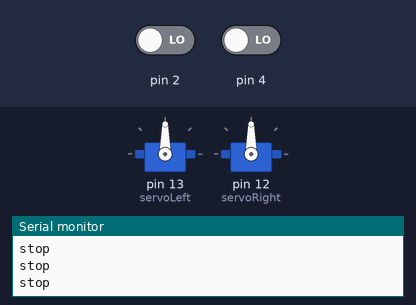
A sketch run on a simulated Arduino Uno, built with avr-gcc and run on an emulated ATmega328P. Shown: 2 × servo, the last lines printed to the serial monitor. The inputs (shaded band) are chosen by the test bench; at power-on: pin 2 LOW, pin 4 LOW.

Above: at 1.2 s.
1.3 s: pin 2 driven HIGH
At 1.8 s:
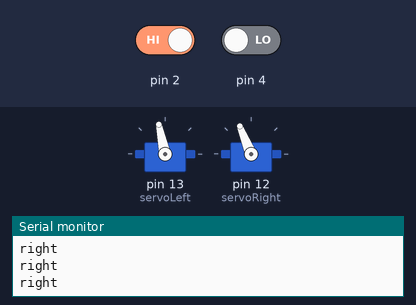
2.8 s: pin 4 driven HIGH
At 3.1 s:
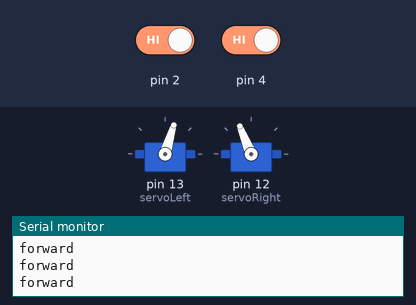
4.3 s: pin 2 driven LOW
At 5.6 s:
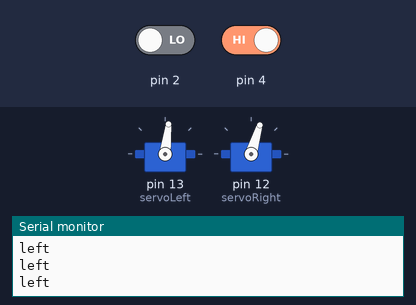
Timing chart, 0 to 7.3 s (numbered marks = the images above; inputs shaded):
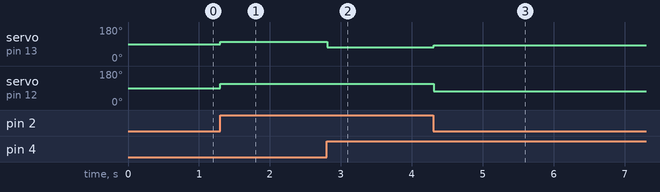

Measured:
- after the input at 1.3 s, servo on pin 13 (servoLeft): 90° → 102° at once; servo on pin 12 (servoRight): 90° → 112° at once
- after the input at 2.8 s, servo on pin 13 (servoLeft): 102° → 73° at once
- after the input at 4.3 s, servo on pin 13 (servoLeft): 73° → 83° at once; servo on pin 12 (servoRight): 112° → 73° at once

The sketch:

line_testing_wk12.ino
```cpp
#include <Servo.h>  // Include servo library

Servo servoLeft;
Servo servoRight;

void setup() {
  // put your setup code here, to run once:
  servoLeft.attach(13);  // Attach left signal to pin 13
  servoRight.attach(12); // Attach right signal to pin 12
  pinMode(4, INPUT);
  pinMode(2, INPUT);
  Serial.begin(9600);
}

void loop() {
  // put your main code here, to run repeatedly:
  int irRight = digitalRead(4);
  int irLeft = digitalRead(2);
//  Serial.println(irRight);
//  Serial.println(irLeft);
  servoLeft.attach(13);  // Attach left signal to pin 13
  servoRight.attach(12); // Attach right signal to pin 12
  if(irLeft == HIGH && irRight == HIGH) {
    servoLeft.writeMicroseconds(1300); // Left wheel counterclockwise
    servoRight.writeMicroseconds(1700); // Right wheel clockwise
    Serial.println("forward");
  }
  else if(irLeft == LOW && irRight == LOW) { // Both detect black
    servoLeft.detach();
    servoRight.detach();
    Serial.println("stop");
  }
  else if (irLeft == LOW && irRight == HIGH) { // Left Detects Black
    //servoRight.detach();
    servoRight.writeMicroseconds(1300);
    servoLeft.writeMicroseconds(1400);
    Serial.println("left");
  }
  else if (irLeft == HIGH && irRight == LOW) { // Right Detecst Black
    servoLeft.writeMicroseconds(1600);
//servoLeft.detach();
    servoRight.writeMicroseconds(1700);
    Serial.println("right");
  }
  delay(100);
}
```
